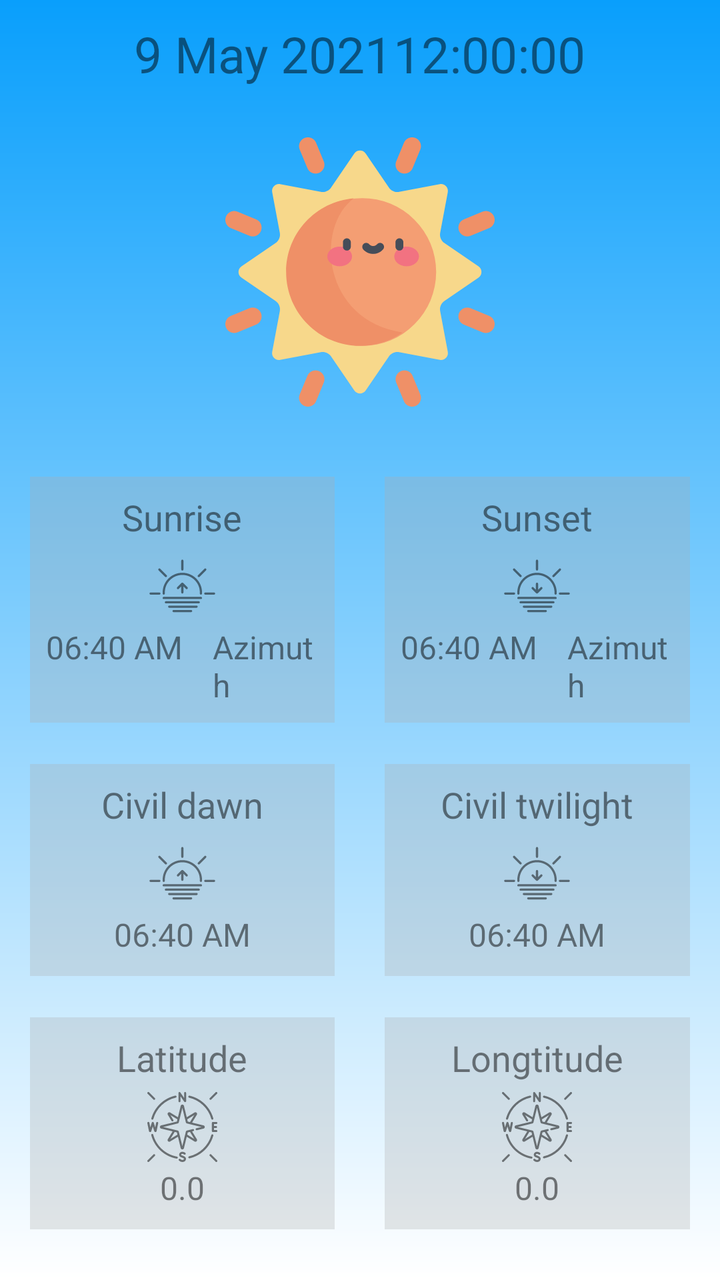
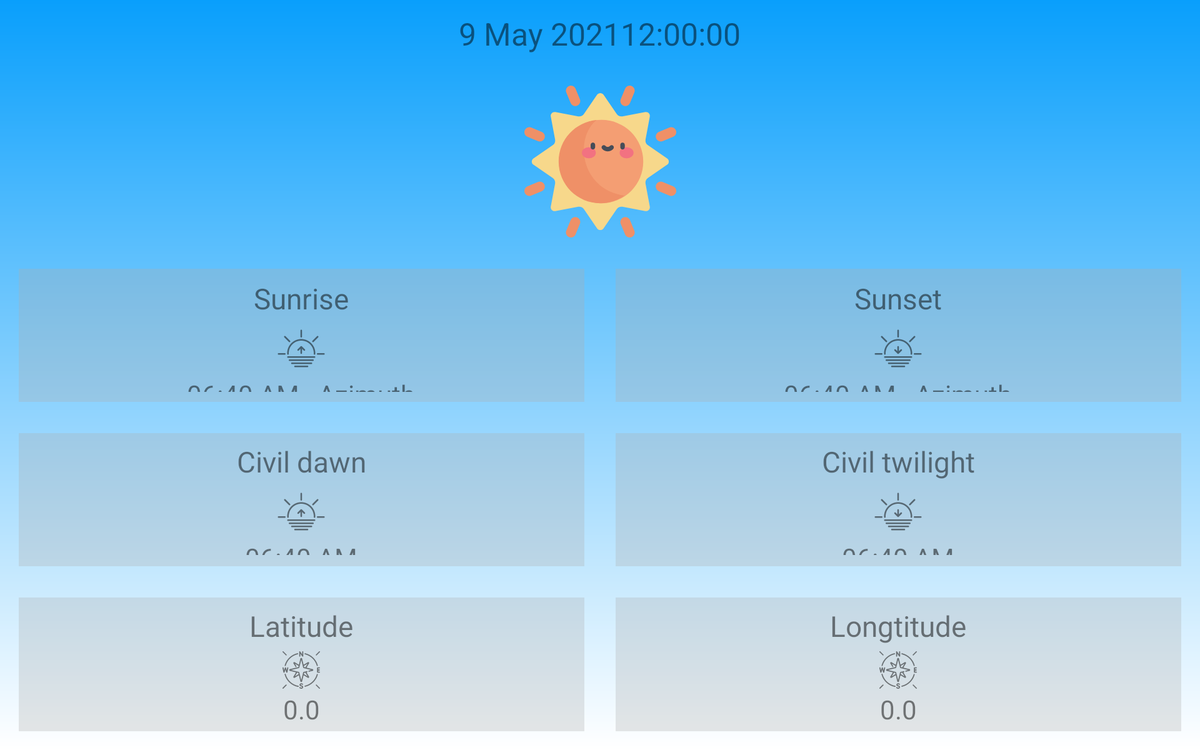

One screen, two layout resources from the same app: the default and the repository's alternative for another configuration. Each is rendered where Android would select it; the XML of both is given below.
<!-- AndroidManifest.xml: application theme Theme.AstroWeather -->
<!-- res/layout/fragment_sun.xml -->
<?xml version="1.0" encoding="utf-8"?>
<LinearLayout xmlns:android="http://schemas.android.com/apk/res/android"
              android:orientation="vertical"
              android:layout_width="match_parent"
              android:layout_height="match_parent"
              android:background="@drawable/bg_sun">

    <LinearLayout android:layout_width="match_parent"
                  android:layout_height="0dp"
                  android:layout_weight="1"
                  android:orientation="vertical"
                  android:gravity="center">
        <LinearLayout android:layout_width="wrap_content"
                      android:layout_height="wrap_content"
                      android:orientation="horizontal"
                      android:gravity="center">
            <TextView android:id="@+id/current_date"
                      android:layout_width="wrap_content"
                      android:layout_height="wrap_content"
                      android:textSize="25sp"
                      android:text="9 May 2021"
                      android:textColor="#80000000"
                      android:paddingTop="10dp"
                      android:layout_gravity="center"
                      android:layout_centerHorizontal="true"/>
            <TextClock android:layout_width="wrap_content"
                       android:layout_height="wrap_content"
                       android:paddingTop="10dp"
                       android:id="@+id/textclock"
                       android:format12Hour="hh:mm:ss"
                       android:textSize="25sp"
                       android:textColor="#80000000"
                       android:text="22:22:22"/>
        </LinearLayout>
        <Space android:layout_width="wrap_content" android:layout_height="25dp"/>
        <ImageView android:layout_width="200dp"
                   android:layout_height="0dp"
                   android:layout_weight="1"
                   android:adjustViewBounds="true"
                   android:scaleType="fitCenter"
                   android:layout_gravity="center"
                   android:src="@drawable/ic_sun"/>
        <Space android:layout_width="wrap_content" android:layout_height="10dp"/>
    </LinearLayout>

    <TableLayout android:id="@+id/detailsContainer" android:layout_width="match_parent"
                 android:layout_height="0dp" android:orientation="vertical"
                 android:layout_weight="2"
                 android:padding="15dp"
                 android:gravity="bottom">
        <TableRow android:layout_width="match_parent"
                  android:layout_height="0dp"
                  android:orientation="horizontal"
                  android:layout_weight="1"
                  android:gravity="center">
            <LinearLayout android:layout_width="0dp" android:layout_height="wrap_content"
                          android:orientation="vertical" android:layout_weight="1"
                          android:gravity="center" android:padding="8dp"
                          android:background="#4DADADAD">
                <TextView android:layout_width="wrap_content" android:layout_height="wrap_content"
                          android:textSize="18dp" android:text="Sunrise"
                          android:textColor="#80000000"/>
                <Space android:layout_width="wrap_content" android:layout_height="5dp"/>
                <ImageView android:layout_width="35dp" android:layout_height="35dp"
                           android:src="@drawable/ic_sunrise"/>
                <Space android:layout_width="wrap_content" android:layout_height="2dp"/>
                <LinearLayout android:layout_width="wrap_content" android:layout_height="wrap_content">
                    <TextView android:id="@+id/sunrise"
                              android:layout_width="wrap_content"
                              android:layout_height="wrap_content"
                              android:textSize="16dp"
                              android:text="06:40 AM"
                              android:textColor="#80000000"/>
                    <Space android:layout_width="15dp" android:layout_height="0dp"/>
                    <TextView android:id="@+id/sunrise_azimuth"
                              android:layout_width="wrap_content"
                              android:layout_height="wrap_content"
                              android:textSize="16dp"
                              android:text="Azimuth"
                              android:textColor="#80000000"/>
                </LinearLayout>
            </LinearLayout>
            <Space android:layout_width="25dp" android:layout_height="wrap_content"/>
            <LinearLayout android:layout_width="0dp" android:layout_height="wrap_content"
                          android:orientation="vertical" android:layout_weight="1"
                          android:gravity="center" android:padding="8dp"
                          android:background="#4DADADAD">
                <TextView android:layout_width="wrap_content" android:layout_height="wrap_content"
                          android:textSize="18dp" android:text="Sunset"
                          android:textColor="#80000000"/>
                <Space android:layout_width="wrap_content" android:layout_height="5dp"/>
                <ImageView android:layout_width="35dp" android:layout_height="35dp"
                           android:src="@drawable/ic_sunset"/>
                <Space android:layout_width="wrap_content" android:layout_height="2dp"/>
                <LinearLayout android:layout_width="wrap_content" android:layout_height="wrap_content">
                    <TextView android:id="@+id/sunset"
                              android:layout_width="wrap_content"
                              android:layout_height="wrap_content"
                              android:textSize="16dp"
                              android:text="06:40 AM"
                              android:textColor="#80000000"/>
                    <Space android:layout_width="15dp" android:layout_height="0dp"/>
                    <TextView android:id="@+id/sunset_azimuth"
                              android:layout_width="wrap_content"
                              android:layout_height="wrap_content"
                              android:textSize="16dp"
                              android:text="Azimuth"
                              android:textColor="#80000000"/>
                </LinearLayout>
            </LinearLayout>
        </TableRow>

        <TableRow android:layout_width="match_parent" android:layout_height="0dp"
                  android:orientation="horizontal"
                  android:layout_weight="1"
                  android:gravity="center">
            <LinearLayout android:layout_width="0dp" android:layout_height="wrap_content"
                          android:orientation="vertical" android:layout_weight="1"
                          android:gravity="center" android:padding="8dp"
                          android:background="#4DADADAD">
                <TextView android:layout_width="wrap_content" android:layout_height="wrap_content"
                          android:textSize="18dp"
                          android:text="Civil dawn"
                          android:textColor="#80000000"/>
                <Space android:layout_width="wrap_content" android:layout_height="5dp"/>
                <ImageView android:layout_width="35dp" android:layout_height="35dp"
                           android:src="@drawable/ic_sunrise"/>
                <Space android:layout_width="wrap_content" android:layout_height="2dp"/>

                <TextView android:id="@+id/civil_dawn" android:layout_width="wrap_content"
                          android:layout_height="wrap_content" android:textSize="16dp"
                          android:text="06:40 AM"
                          android:textColor="#80000000"/>
                <Space android:layout_width="wrap_content" android:layout_height="2dp"/>
            </LinearLayout>
            <Space android:layout_width="10dp" android:layout_height="wrap_content"/>
            <LinearLayout android:layout_width="0dp" android:layout_height="wrap_content"
                          android:orientation="vertical" android:layout_weight="1"
                          android:gravity="center" android:padding="8dp"
                          android:background="#4DADADAD">
                <TextView android:layout_width="wrap_content" android:layout_height="wrap_content"
                          android:textSize="18dp"
                          android:text="Civil twilight"
                          android:textColor="#80000000"/>
                <Space android:layout_width="wrap_content"
                       android:layout_height="5dp"/>
                <ImageView android:layout_width="35dp" android:layout_height="35dp"
                           android:src="@drawable/ic_sunset"/>
                <Space android:layout_width="wrap_content" android:layout_height="2dp"/>
                <TextView android:id="@+id/civil_twilight" android:layout_width="wrap_content"
                          android:layout_height="wrap_content" android:textSize="16dp"
                          android:text="06:40 AM"
                          android:textColor="#80000000"/>
                <Space android:layout_width="wrap_content" android:layout_height="2dp"/>
            </LinearLayout>
        </TableRow>

        <TableRow android:layout_width="match_parent" android:layout_height="0dp"
                  android:orientation="horizontal"
                  android:layout_weight="1"
                  android:gravity="center">
            <LinearLayout android:layout_width="0dp" android:layout_height="wrap_content"
                          android:orientation="vertical" android:layout_weight="1"
                          android:gravity="center" android:padding="8dp"
                          android:background="#4DADADAD">
                <TextView android:layout_width="wrap_content"
                          android:layout_height="wrap_content"
                          android:textSize="18dp"
                          android:text="Latitude"
                          android:textColor="#80000000"/>
                <Space android:layout_width="wrap_content" android:layout_height="5dp"/>
                <ImageView android:layout_width="35dp"
                           android:layout_height="35dp"
                           android:src="@drawable/ic_compass"/>
                <Space android:layout_width="wrap_content" android:layout_height="2dp"/>

                <TextView android:id="@+id/latitude" android:layout_width="wrap_content"
                          android:layout_height="wrap_content" android:textSize="16dp"
                          android:text="@string/latitude"
                          android:textColor="#80000000"/>
                <Space android:layout_width="wrap_content" android:layout_height="2dp"/>
            </LinearLayout>
            <Space android:layout_width="10dp" android:layout_height="wrap_content"/>
            <LinearLayout android:layout_width="0dp" android:layout_height="wrap_content"
                          android:orientation="vertical" android:layout_weight="1"
                          android:gravity="center" android:padding="8dp"
                          android:background="#4DADADAD">
                <TextView android:layout_width="wrap_content"
                          android:layout_height="wrap_content"
                          android:textSize="18dp"
                          android:text="Longtitude"
                          android:textColor="#80000000"/>
                <Space android:layout_width="wrap_content" android:layout_height="5dp"/>
                <ImageView android:layout_width="35dp"
                           android:layout_height="35dp"
                           android:src="@drawable/ic_compass"/>
                <Space android:layout_width="wrap_content" android:layout_height="2dp"/>
                <TextView android:id="@+id/longitude" android:layout_width="wrap_content"
                          android:layout_height="wrap_content" android:textSize="16dp"
                          android:text="@string/longitude"
                          android:textColor="#80000000"/>
                <Space android:layout_width="wrap_content" android:layout_height="2dp"/>
            </LinearLayout>
        </TableRow>
    </TableLayout>
    <ProgressBar android:id="@+id/loader" android:layout_width="wrap_content"
                 android:layout_height="wrap_content" android:layout_centerInParent="true"
                 android:visibility="gone"/>

    <TextView android:id="@+id/errorText" android:layout_width="wrap_content"
              android:layout_height="wrap_content" android:layout_centerInParent="true"
              android:visibility="gone" android:text="Something went wrong"/>
</LinearLayout>
<!-- resources referenced by this layout -->
<resources>
  <!-- drawable bg_sun (drawable) -->
  <?xml version="1.0" encoding="utf-8"?>
  <shape
          xmlns:android="http://schemas.android.com/apk/res/android"
          android:shape="rectangle">
      <gradient
              android:angle="90"
              android:startColor="#FFFFFF"
              android:endColor="#099ffc"
              android:type="linear"/>
  </shape>
  <!-- drawable ic_compass: vector/xml drawable (drawable, 6425 chars, omitted) -->
  <!-- drawable ic_sun: vector/xml drawable (drawable, 5282 chars, omitted) -->
  <!-- drawable ic_sunrise: vector/xml drawable (drawable, 2740 chars, omitted) -->
  <!-- drawable ic_sunset: vector/xml drawable (drawable, 2771 chars, omitted) -->
  <string name="latitude">0.0</string>
  <string name="longitude">0.0</string>
  <style name="Theme.AstroWeather" parent="Theme.MaterialComponents.DayNight.DarkActionBar">
          
          <item name="colorPrimary">@color/purple_200</item>
          <item name="colorPrimaryVariant">@color/purple_700</item>
          <item name="colorOnPrimary">@color/white</item>
          
          <item name="colorSecondary">@color/teal_200</item>
          <item name="colorSecondaryVariant">@color/teal_700</item>
          <item name="colorOnSecondary">@color/black</item>
          
          <item name="android:statusBarColor" tools:targetApi="l">?attr/colorPrimaryVariant</item>
          
      </style>
  <color name="purple_200">#FFBB86FC</color>
  <color name="purple_700">#FF3700B3</color>
  <color name="white">#FFFFFFFF</color>
  <color name="teal_200">#FF03DAC5</color>
  <color name="teal_700">#FF018786</color>
  <color name="black">#FF000000</color>
</resources>
<!-- res/layout-sw600dp-land/fragment_sun.xml (the repository's variant of the layout above) -->
<!-- drawn on a 7-inch tablet turned sideways -->
<?xml version="1.0" encoding="utf-8"?>
<LinearLayout xmlns:android="http://schemas.android.com/apk/res/android"
              android:orientation="vertical"
              android:layout_width="match_parent"
              android:layout_height="match_parent"
              android:background="@drawable/bg_sun">

    <LinearLayout android:layout_width="match_parent"
                  android:layout_height="0dp"
                  android:layout_weight="1"
                  android:orientation="vertical"
                  android:gravity="center">
        <LinearLayout android:layout_width="wrap_content"
                      android:layout_height="wrap_content"
                      android:orientation="horizontal"
                      android:gravity="center">
            <TextView android:id="@+id/current_date"
                      android:layout_width="wrap_content"
                      android:layout_height="wrap_content"
                      android:textSize="25sp"
                      android:text="9 May 2021"
                      android:textColor="#80000000"
                      android:paddingTop="10dp"
                      android:layout_gravity="center"
                      android:layout_centerHorizontal="true"/>
            <TextClock android:layout_width="wrap_content"
                       android:layout_height="wrap_content"
                       android:paddingTop="10dp"
                       android:id="@+id/textclock"
                       android:format12Hour="hh:mm:ss"
                       android:textSize="25sp"
                       android:textColor="#80000000"
                       android:text="22:22:22"/>
        </LinearLayout>
        <Space android:layout_width="wrap_content" android:layout_height="25dp"/>
        <ImageView android:layout_width="200dp"
                   android:layout_height="0dp"
                   android:layout_weight="1"
                   android:adjustViewBounds="true"
                   android:scaleType="fitCenter"
                   android:layout_gravity="center"
                   android:src="@drawable/ic_sun"/>
        <Space android:layout_width="wrap_content" android:layout_height="10dp"/>
    </LinearLayout>

    <TableLayout android:id="@+id/detailsContainer" android:layout_width="match_parent"
                 android:layout_height="0dp" android:orientation="vertical"
                 android:layout_weight="2"
                 android:padding="15dp"
                 android:gravity="bottom">
        <TableRow android:layout_width="match_parent"
                  android:layout_height="0dp"
                  android:orientation="horizontal"
                  android:layout_weight="1"
                  android:gravity="center">
            <LinearLayout android:layout_width="0dp"
                          android:layout_height="match_parent"
                          android:orientation="vertical"
                          android:layout_weight="1"
                          android:gravity="center"
                          android:padding="8dp"
                          android:background="#4DADADAD">
                <TextView android:layout_width="wrap_content" android:layout_height="wrap_content"
                          android:textSize="23dp" android:text="Sunrise"
                          android:textColor="#80000000"/>
                <Space android:layout_width="wrap_content" android:layout_height="5dp"/>
                <ImageView android:layout_width="40dp" android:layout_height="40dp"
                           android:src="@drawable/ic_sunrise"/>
                <Space android:layout_width="wrap_content" android:layout_height="2dp"/>
                <LinearLayout android:layout_width="wrap_content" android:layout_height="wrap_content">
                    <TextView android:id="@+id/sunrise"
                              android:layout_width="wrap_content"
                              android:layout_height="wrap_content"
                              android:textSize="21dp"
                              android:text="06:40 AM"
                              android:textColor="#80000000"/>
                    <Space android:layout_width="15dp" android:layout_height="0dp"/>
                    <TextView android:id="@+id/sunrise_azimuth"
                              android:layout_width="wrap_content"
                              android:layout_height="wrap_content"
                              android:textSize="21dp"
                              android:text="Azimuth"
                              android:textColor="#80000000"/>
                </LinearLayout>
            </LinearLayout>
            <Space android:layout_width="25dp"
                   android:layout_height="wrap_content"/>
            <LinearLayout android:layout_width="0dp"
                          android:layout_height="match_parent"
                          android:orientation="vertical" android:layout_weight="1"
                          android:gravity="center" android:padding="8dp"
                          android:background="#4DADADAD">
                <TextView android:layout_width="wrap_content" android:layout_height="wrap_content"
                          android:textSize="23dp" android:text="Sunset"
                          android:textColor="#80000000"/>
                <Space android:layout_width="wrap_content" android:layout_height="5dp"/>
                <ImageView android:layout_width="40dp" android:layout_height="40dp"
                           android:src="@drawable/ic_sunset"/>
                <Space android:layout_width="wrap_content" android:layout_height="2dp"/>
                <LinearLayout android:layout_width="wrap_content" android:layout_height="wrap_content">
                    <TextView android:id="@+id/sunset"
                              android:layout_width="wrap_content"
                              android:layout_height="wrap_content"
                              android:textSize="21dp"
                              android:text="06:40 AM"
                              android:textColor="#80000000"/>
                    <Space android:layout_width="15dp" android:layout_height="0dp"/>
                    <TextView android:id="@+id/sunset_azimuth"
                              android:layout_width="wrap_content"
                              android:layout_height="wrap_content"
                              android:textSize="21dp"
                              android:text="Azimuth"
                              android:textColor="#80000000"/>
                </LinearLayout>
            </LinearLayout>
        </TableRow>

        <Space android:layout_width="wrap_content"
               android:layout_height="25dp"/>

        <TableRow android:layout_width="match_parent" android:layout_height="0dp"
                  android:orientation="horizontal"
                  android:layout_weight="1"
                  android:gravity="center">
            <LinearLayout android:layout_width="0dp"
                          android:layout_height="match_parent"
                          android:orientation="vertical"
                          android:layout_weight="1"
                          android:gravity="center" android:padding="8dp"
                          android:background="#4DADADAD">
                <TextView android:layout_width="wrap_content" android:layout_height="wrap_content"
                          android:textSize="23dp"
                          android:text="Civil dawn"
                          android:textColor="#80000000"/>
                <Space android:layout_width="wrap_content" android:layout_height="5dp"/>
                <ImageView android:layout_width="40dp" android:layout_height="40dp"
                           android:src="@drawable/ic_sunrise"/>
                <Space android:layout_width="wrap_content" android:layout_height="2dp"/>

                <TextView android:id="@+id/civil_dawn" android:layout_width="wrap_content"
                          android:layout_height="wrap_content" android:textSize="21dp"
                          android:text="06:40 AM"
                          android:textColor="#80000000"/>
                <Space android:layout_width="wrap_content" android:layout_height="2dp"/>
            </LinearLayout>
            <Space android:layout_width="10dp" android:layout_height="wrap_content"/>
            <LinearLayout android:layout_width="0dp"
                          android:layout_height="match_parent"
                          android:orientation="vertical"
                          android:layout_weight="1"
                          android:gravity="center" android:padding="8dp"
                          android:background="#4DADADAD">
                <TextView android:layout_width="wrap_content" android:layout_height="wrap_content"
                          android:textSize="23dp"
                          android:text="Civil twilight"
                          android:textColor="#80000000"/>
                <Space android:layout_width="wrap_content"
                       android:layout_height="5dp"/>
                <ImageView android:layout_width="40dp" android:layout_height="40dp"
                           android:src="@drawable/ic_sunset"/>
                <Space android:layout_width="wrap_content" android:layout_height="2dp"/>
                <TextView android:id="@+id/civil_twilight" android:layout_width="wrap_content"
                          android:layout_height="wrap_content" android:textSize="21dp"
                          android:text="06:40 AM"
                          android:textColor="#80000000"/>
                <Space android:layout_width="wrap_content" android:layout_height="2dp"/>
            </LinearLayout>
        </TableRow>

        <Space android:layout_width="wrap_content"
               android:layout_height="25dp"/>

        <TableRow android:layout_width="match_parent" android:layout_height="0dp"
                  android:orientation="horizontal"
                  android:layout_weight="1"
                  android:gravity="center">
            <LinearLayout android:layout_width="0dp"
                          android:layout_height="match_parent"
                          android:orientation="vertical"
                          android:layout_weight="1"
                          android:gravity="center" android:padding="8dp"
                          android:background="#4DADADAD">
                <TextView android:layout_width="wrap_content"
                          android:layout_height="wrap_content"
                          android:textSize="23dp"
                          android:text="Latitude"
                          android:textColor="#80000000"/>
                <Space android:layout_width="wrap_content" android:layout_height="5dp"/>
                <ImageView android:layout_width="30dp"
                           android:layout_height="30dp"
                           android:src="@drawable/ic_compass"/>
                <Space android:layout_width="wrap_content" android:layout_height="2dp"/>

                <TextView android:id="@+id/latitude" android:layout_width="wrap_content"
                          android:layout_height="wrap_content" android:textSize="21dp"
                          android:text="@string/latitude"
                          android:textColor="#80000000"/>
                <Space android:layout_width="wrap_content" android:layout_height="2dp"/>
            </LinearLayout>
            <Space android:layout_width="10dp"
                   android:layout_height="wrap_content"/>
            <LinearLayout android:layout_width="0dp"
                          android:layout_height="match_parent"
                          android:orientation="vertical"
                          android:layout_weight="1"
                          android:gravity="center" android:padding="8dp"
                          android:background="#4DADADAD">
                <TextView android:layout_width="wrap_content"
                          android:layout_height="wrap_content"
                          android:textSize="23dp"
                          android:text="Longtitude"
                          android:textColor="#80000000"/>
                <Space android:layout_width="wrap_content" android:layout_height="5dp"/>
                <ImageView android:layout_width="30dp"
                           android:layout_height="30dp"
                           android:src="@drawable/ic_compass"/>
                <Space android:layout_width="wrap_content" android:layout_height="2dp"/>
                <TextView android:id="@+id/longitude" android:layout_width="wrap_content"
                          android:layout_height="wrap_content" android:textSize="21dp"
                          android:text="@string/longitude"
                          android:textColor="#80000000"/>
                <Space android:layout_width="wrap_content" android:layout_height="2dp"/>
            </LinearLayout>
        </TableRow>
    </TableLayout>
    <ProgressBar android:id="@+id/loader" android:layout_width="wrap_content"
                 android:layout_height="wrap_content" android:layout_centerInParent="true"
                 android:visibility="gone"/>

    <TextView android:id="@+id/errorText" android:layout_width="wrap_content"
              android:layout_height="wrap_content" android:layout_centerInParent="true"
              android:visibility="gone" android:text="Something went wrong"/>
</LinearLayout>
